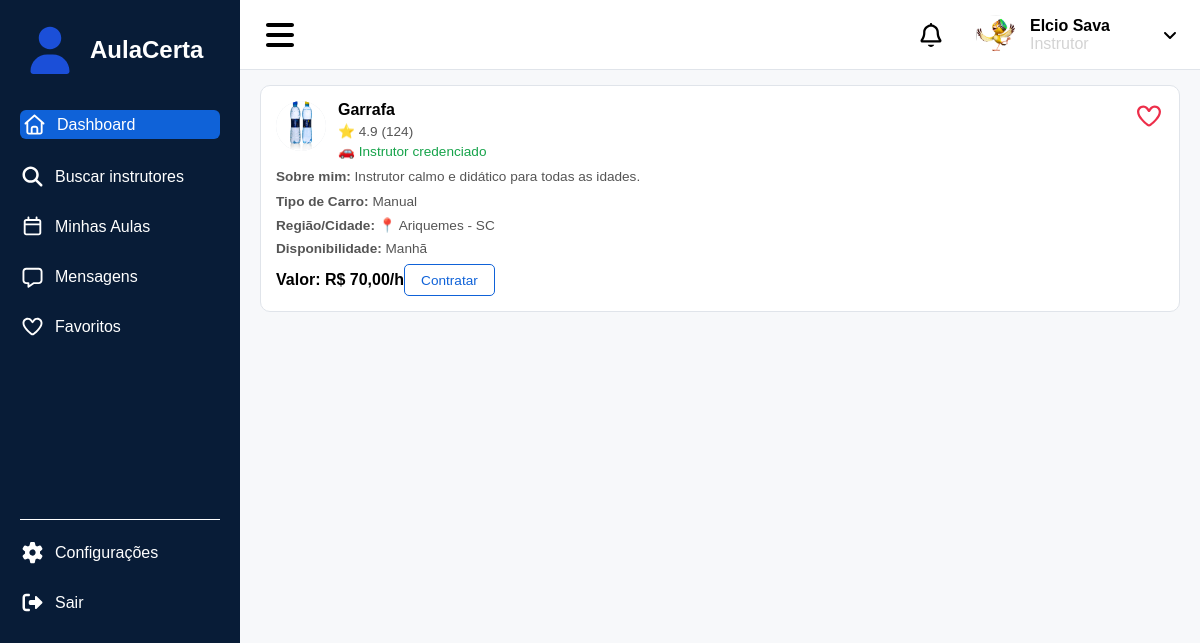
/perfil_instrutor.php?id=5 (signed in), run on the app's committed database.
### tables this page shows
CREATE TABLE `usuario` (
  `id_usuario` int(11) NOT NULL,
  `email_usuario` varchar(50) DEFAULT NULL,
  `senha_usuario` varchar(255) DEFAULT NULL,
  `cargo_usuario` enum('Aluno','Instrutor') DEFAULT 'Aluno',
  `nome_usuario` varchar(50) DEFAULT NULL,
  `foto_usuario` varchar(255) DEFAULT NULL
);

CREATE TABLE `detalhes` (
  `id_usuario` int(11) NOT NULL,
  `id` int(11) NOT NULL,
  `descricao` varchar(255) DEFAULT NULL,
  `cambio` varchar(20) DEFAULT NULL,
  `estado` varchar(20) DEFAULT NULL,
  `cidade` varchar(50) DEFAULT NULL,
  `valor` varchar(10) DEFAULT NULL,
  `dispo` varchar(10) DEFAULT NULL
);

CREATE TABLE `municipios` (
  `id_municipio` int(11) NOT NULL,
  `codigo_municipio` int(11) NOT NULL,
  `nome_municipio` varchar(255) NOT NULL,
  `uf_estado` char(2) NOT NULL
);

### perfil_instrutor.php (the view, shortened to what this page needs)
<?php
include 'conexao/conexao.php';
$sql = "SELECT * FROM usuario WHERE id_usuario = :id_usuario";
$stmt = $conexao->prepare($sql);
$stmt->bindValue(":id_usuario", $_SESSION['id_usuario']);
$stmt->execute();
$usuario = $stmt->fetch(PDO::FETCH_ASSOC);
?>
<!DOCTYPE html>
<html lang="pt-br">
<head>
</head>
<body>
    <section class="menu">
        <header>
            <div class="barras">
                <img src="img/barras.svg" alt="">
            </div>
            <div class="perfil">
                <img src="img/bell.svg" alt="" class="sino">
                <img src="<?php echo $usuario['foto_usuario']; ?>" alt="" class="pessoa" onclick="perfil()">
                <div class="descricao">
                    <strong><?php echo $_SESSION['nome_usuario']; ?></strong>
                    <span><?php echo $usuario['cargo_usuario']; ?></span>
                </div>
                <div class="down">
                    <img src="img/down.svg" alt="">
                </div>
            </div>
        </header>
        <div class="menu_lateral">
            <div class="logo">
                <img src="img/user.svg" alt="">
                <h1>AulaCerta</h1>
            </div>
            <div class="topicos">
                <div class="topico destaque" onclick="dashboard()">
                    <img src="img/house.svg" alt="">
                    <h2>Dashboard</h2>
                </div>
                <div class="topico cursor" onclick="pesquisar()">
                    <img src="img/search.svg" alt="">
                    <h2>Buscar instrutores</h2>
                </div>
                <div class="topico">
                    <img src="img/calendar.svg" alt="">
                    <h2>Minhas Aulas</h2>
                </div>
                <div class="topico">
                    <img src="img/message.svg" alt="">
                    <h2>Mensagens</h2>
                </div>
                <div class="topico">
                    <img src="img/hearth.svg" alt="">
                    <h2>Favoritos</h2>
                </div>
            </div>
            <div class="acoes">
                <div class="acao">
                    <img src="img/config.svg" alt="">
                    <h2>Configurações</h2>
                </div>
                <div class="acao cursor" onclick="sair()">
                    <img src="img/sair.svg" alt="">
                    <h2>Sair</h2>
                </div>
            </div>
        </div>
        <div class="instrutores">
            <div class="cards_instrutores">
                <?php
                include "conexao/conexao.php";
                $id = $_GET['id'] ?? null;
                $instrutores = "SELECT
                                    u.id_usuario,
                                    u.nome_usuario,
                                    u.foto_usuario,
                                    u.cargo_usuario,
                                    d.descricao,
                                    d.cambio,
                                    d.estado,
                                    d.cidade,
                                    d.valor,
                                    d.dispo,
                                    m.nome_municipio
                                FROM usuario AS u
                                INNER JOIN detalhes AS d ON u.id_usuario = d.id_usuario
                                INNER JOIN municipios AS m ON m.id_municipio = d.cidade
                                WHERE u.id_usuario = :id";
                $stmt = $conexao->prepare($instrutores);
                $stmt->bindParam(':id', $id);
                $stmt->execute();
                while ($linha = $stmt->fetch(PDO::FETCH_ASSOC)) {
                    echo "<div class='card_instrutor'>";
                    echo "<div class='card_topo'>";
                    echo "<img src='{$linha['foto_usuario']}' class='foto_instrutor'>";
                    echo "<div class='info_instrutor'>";
                    echo "<strong>{$linha['nome_usuario']}</strong>";
                    echo "<span>⭐ 4.9 (124)</span>";
                    echo "<span class='credenciado'>🚗 Instrutor credenciado</span>";
                    echo "</div>";
                    echo "</div>";
                    echo "<p><strong>Sobre mim: </strong>{$linha['descricao']}</p>";
                    echo "<span><strong>Tipo de Carro: </strong>{$linha['cambio']}</span>";
                    echo "<span><strong>Região/Cidade: </strong>📍 {$linha['nome_municipio']} - {$linha['estado']}</span>";
                    echo "<span><strong>Disponibilidade: </strong>{$linha['dispo']}</span>";
                    echo "<div class='card_rodape'>";
                    echo "<form action='agenda_aula.php' method='get'>";
                    echo "<strong><strong>Valor: </strong>R$ {$linha['valor']},00/h</strong><input type='hidden' value='{$linha['id_usuario']}' name='id'><button class='botao_perfil' onclick='agendar()'>Contratar</button>";
                    echo "</form>";
                    echo "</div>";
                    echo "<img src='img/hearth2.svg' class='favorito'>";
                    echo "</div>";
                }
                ?>
            </div>
        </div>
    </section>
</body>
</html>

### perfil_instrutor.php (style rules this page uses)
* { margin: 0; padding: 0; box-sizing: border-box; font-family: sans-serif; }
.menu { display: grid; grid-template-columns: 1fr 4fr; grid-template-rows: auto auto auto 1fr; height: 100vh; gap: 0; padding: 0; background: rgb(247, 248, 250); }
.menu_lateral { background: rgb(8, 28, 55); padding: 20px; display: flex; flex-direction: column; grid-row: 1 / -1; }
.logo { display: flex; align-items: center; gap: 10px; color: white; margin-bottom: 30px; }
.logo img { width: 60px; height: 60px; }
.topicos { margin-bottom: 150px; }
.acoes { border-top: solid 1px white; margin-top: 30px; padding-top: 20px; }
.topicos, .acoes { display: flex; flex-direction: column; gap: 25px; }
.topico, .acao { display: flex; align-items: center; gap: 10px; color: white; }
.topico img, .acao img { width: 25px; height: 25px; }
.topico h2, .acao h2 { font-size: 1rem; font-weight: normal; }
header { grid-column: 2 / 3; height: 70px; display: flex; align-items: center; justify-content: space-between; padding: 0 20px; border-bottom: solid 1px #e0e4ea; background: white; }
.pessoa { border-radius: 50%; height: 40px; width: 40px; }
.sino { height: 30px; width: 30px; margin-right: 20px; }
.perfil { display: flex; align-items: center; gap: 10px; }
.descricao { display: flex; flex-direction: column; margin-left: 4px; }
.down { width: 20px; height: 20px; margin-left: 40px; }
.barras { width: 40px; height: 40px; }
.descricao span { color: lightgrey; }
.instrutores { grid-column: 2 / 3; padding: 0 20px 20px 20px; display: flex; flex-direction: column; gap: 15px; }
.cards_instrutores { display: flex; gap: 15px; }
.card_instrutor { flex: 1; display: flex; flex-direction: column; gap: 8px; padding: 15px; border: solid 1px #e0e4ea; border-radius: 10px; background: white; position: relative; }
.card_topo { display: flex; align-items: flex-start; gap: 12px; }
.info_instrutor { display: flex; flex-direction: column; gap: 4px; }
.info_instrutor strong { font-size: 1rem; }
.info_instrutor span { font-size: 0.85rem; color: #555; }
.info_instrutor .credenciado { color: rgb(22, 163, 74); font-size: 0.85rem; }
.card_instrutor>p { font-size: 0.85rem; color: #555; line-height: 1.4; }
.card_instrutor>span { font-size: 0.85rem; color: #555; }
.card_rodape { display: flex; align-items: center; justify-content: space-between; margin-top: auto; }
.card_rodape strong { font-size: 1rem; }
.card_rodape button { height: 32px; padding: 0 16px; border-radius: 5px; border: solid 1px rgb(15, 98, 216); background: white; font-size: 0.85rem; color: rgb(15, 98, 216); }
.foto_instrutor { width: 50px; height: 50px; border-radius: 50%; background: #e0e4ea; }
.favorito { position: absolute; top: 15px; right: 15px; width: 30px; height: 30px; }
.destaque { background: rgb(15, 98, 216); padding: 2px; border-radius: 6px; }
.cursor { cursor: pointer; }

### data on the page
usuario: foto_usuario (picture), cargo_usuario "Instrutor"
usuario: foto_usuario (picture), nome_usuario "Garrafa", detalhes.descricao "Instrutor calmo e didático para todas as idades.", detalhes.cambio "Manual", municipios.nome_municipio "Ariquemes", detalhes.estado "SC", detalhes.dispo "Manhã", detalhes.valor "70"

### other printed values
$_SESSION['nome_usuario'] "Elcio Sava"
